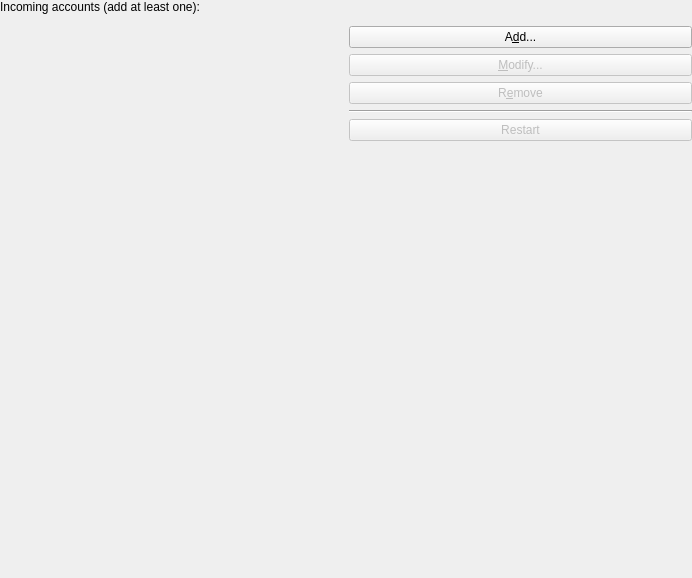
<?xml version="1.0" encoding="UTF-8"?>
<ui version="4.0">
 <class>ManageAccountWidget</class>
 <widget class="QWidget" name="ManageAccountWidget">
  <property name="geometry">
   <rect>
    <x>0</x>
    <y>0</y>
    <width>692</width>
    <height>578</height>
   </rect>
  </property>
  <layout class="QVBoxLayout" name="verticalLayout_3">
   <item>
    <layout class="QVBoxLayout" name="vlay">
     <item>
      <widget class="QLabel" name="label">
       <property name="text">
        <string>Incoming accounts (add at least one):</string>
       </property>
      </widget>
     </item>
     <item>
      <widget class="KFilterProxySearchLine" name="mFilterAccount"/>
     </item>
     <item>
      <layout class="QHBoxLayout" name="hlay">
       <item>
        <widget class="Akonadi::AgentInstanceWidget" name="mAccountList"/>
       </item>
       <item>
        <layout class="QVBoxLayout" name="btn_vlay">
         <item>
          <widget class="QPushButton" name="mAddAccountButton">
           <property name="text">
            <string>A&amp;dd...</string>
           </property>
          </widget>
         </item>
         <item>
          <widget class="QPushButton" name="mModifyAccountButton">
           <property name="enabled">
            <bool>false</bool>
           </property>
           <property name="text">
            <string>&amp;Modify...</string>
           </property>
          </widget>
         </item>
         <item>
          <widget class="QPushButton" name="mRemoveAccountButton">
           <property name="enabled">
            <bool>false</bool>
           </property>
           <property name="text">
            <string>R&amp;emove</string>
           </property>
          </widget>
         </item>
         <item>
          <widget class="Line" name="line">
           <property name="orientation">
            <enum>Qt::Horizontal</enum>
           </property>
          </widget>
         </item>
         <item>
          <widget class="QPushButton" name="mRestartAccountButton">
           <property name="enabled">
            <bool>false</bool>
           </property>
           <property name="text">
            <string>Restart</string>
           </property>
          </widget>
         </item>
         <item>
          <spacer name="verticalSpacer">
           <property name="orientation">
            <enum>Qt::Vertical</enum>
           </property>
           <property name="sizeHint" stdset="0">
            <size>
             <width>20</width>
             <height>40</height>
            </size>
           </property>
          </spacer>
         </item>
        </layout>
       </item>
      </layout>
     </item>
    </layout>
   </item>
  </layout>
 </widget>
 <layoutdefault spacing="6" margin="0"/>
 <customwidgets>
  <customwidget>
   <class>KFilterProxySearchLine</class>
   <extends>QWidget</extends>
   <header>kfilterproxysearchline.h</header>
  </customwidget>
  <customwidget>
   <class>Akonadi::AgentInstanceWidget</class>
   <extends>QWidget</extends>
   <header location="global">AkonadiWidgets/AgentInstanceWidget</header>
  </customwidget>
 </customwidgets>
 <resources/>
 <connections/>
</ui>
